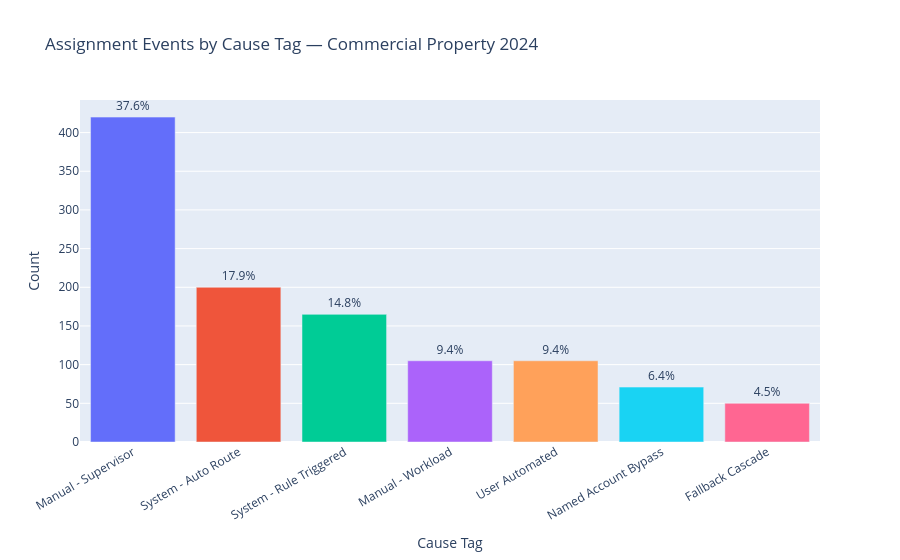

Notebook cell for this chart:
### Markdown cell above
## Cause tag distribution (as generated)

### Code cell
counts = df["cause_tag"].value_counts().reset_index()
counts.columns = ["Cause Tag", "Count"]
counts["Pct"] = (counts["Count"] / len(df) * 100).round(1)
print(counts.to_string(index=False))

fig = px.bar(counts, x="Cause Tag", y="Count", color="Cause Tag",
             title="Assignment Events by Cause Tag — Commercial Property 2024",
             text="Pct")
fig.update_traces(texttemplate="%{text}%", textposition="outside")
fig.update_layout(showlegend=False, xaxis_tickangle=-30)
fig.show()

### Figure 1 — Plotly figure (JSON) as saved in the notebook; plotly's stock layout.template omitted (floating-point values rounded to 4 significant figures)
{"data": [{"alignmentgroup": "True", "hovertemplate": "Cause Tag=%{x}<br>Count=%{y}<br>Pct=%{text}<extra></extra>", "legendgroup": "Manual - Supervisor", "marker": {"color": "#636efa", "pattern": {"shape": ""}}, "name": "Manual - Supervisor", "offsetgroup": "Manual - Supervisor", "orientation": "v", "showlegend": true, "text": [37.6], "textposition": "outside", "texttemplate": "%{text}%", "type": "bar", "x": ["Manual - Supervisor"], "xaxis": "x", "y": [420], "yaxis": "y"}, {"alignmentgroup": "True", "hovertemplate": "Cause Tag=%{x}<br>Count=%{y}<br>Pct=%{text}<extra></extra>", "legendgroup": "System - Auto Route", "marker": {"color": "#EF553B", "pattern": {"shape": ""}}, "name": "System - Auto Route", "offsetgroup": "System - Auto Route", "orientation": "v", "showlegend": true, "text": [17.9], "textposition": "outside", "texttemplate": "%{text}%", "type": "bar", "x": ["System - Auto Route"], "xaxis": "x", "y": [200], "yaxis": "y"}, {"alignmentgroup": "True", "hovertemplate": "Cause Tag=%{x}<br>Count=%{y}<br>Pct=%{text}<extra></extra>", "legendgroup": "System - Rule Triggered", "marker": {"color": "#00cc96", "pattern": {"shape": ""}}, "name": "System - Rule Triggered", "offsetgroup": "System - Rule Triggered", "orientation": "v", "showlegend": true, "text": [14.8], "textposition": "outside", "texttemplate": "%{text}%", "type": "bar", "x": ["System - Rule Triggered"], "xaxis": "x", "y": [165], "yaxis": "y"}, {"alignmentgroup": "True", "hovertemplate": "Cause Tag=%{x}<br>Count=%{y}<br>Pct=%{text}<extra></extra>", "legendgroup": "Manual - Workload", "marker": {"color": "#ab63fa", "pattern": {"shape": ""}}, "name": "Manual - Workload", "offsetgroup": "Manual - Workload", "orientation": "v", "showlegend": true, "text": [9.4], "textposition": "outside", "texttemplate": "%{text}%", "type": "bar", "x": ["Manual - Workload"], "xaxis": "x", "y": [105], "yaxis": "y"}, {"alignmentgroup": "True", "hovertemplate": "Cause Tag=%{x}<br>Count=%{y}<br>Pct=%{text}<extra></extra>", "legendgroup": "User Automated", "marker": {"color": "#FFA15A", "pattern": {"shape": ""}}, "name": "User Automated", "offsetgroup": "User Automated", "orientation": "v", "showlegend": true, "text": [9.4], "textposition": "outside", "texttemplate": "%{text}%", "type": "bar", "x": ["User Automated"], "xaxis": "x", "y": [105], "yaxis": "y"}, {"alignmentgroup": "True", "hovertemplate": "Cause Tag=%{x}<br>Count=%{y}<br>Pct=%{text}<extra></extra>", "legendgroup": "Named Account Bypass", "marker": {"color": "#19d3f3", "pattern": {"shape": ""}}, "name": "Named Account Bypass", "offsetgroup": "Named Account Bypass", "orientation": "v", "showlegend": true, "text": [6.4], "textposition": "outside", "texttemplate": "%{text}%", "type": "bar", "x": ["Named Account Bypass"], "xaxis": "x", "y": [71], "yaxis": "y"}, {"alignmentgroup": "True", "hovertemplate": "Cause Tag=%{x}<br>Count=%{y}<br>Pct=%{text}<extra></extra>", "legendgroup": "Fallback Cascade", "marker": {"color": "#FF6692", "pattern": {"shape": ""}}, "name": "Fallback Cascade", "offsetgroup": "Fallback Cascade", "orientation": "v", "showlegend": true, "text": [4.5], "textposition": "outside", "texttemplate": "%{text}%", "type": "bar", "x": ["Fallback Cascade"], "xaxis": "x", "y": [50], "yaxis": "y"}], "layout": {"barmode": "relative", "legend": {"title": {"text": "Cause Tag"}, "tracegroupgap": 0}, "showlegend": false, "title": {"text": "Assignment Events by Cause Tag — Commercial Property 2024"}, "xaxis": {"anchor": "y", "categoryarray": ["Manual - Supervisor", "System - Auto Route", "System - Rule Triggered", "Manual - Workload", "User Automated", "Named Account Bypass", "Fallback Cascade"], "categoryorder": "array", "domain": [0.0, 1.0], "tickangle": -30, "title": {"text": "Cause Tag"}}, "yaxis": {"anchor": "x", "domain": [0.0, 1.0], "title": {"text": "Count"}}}}
